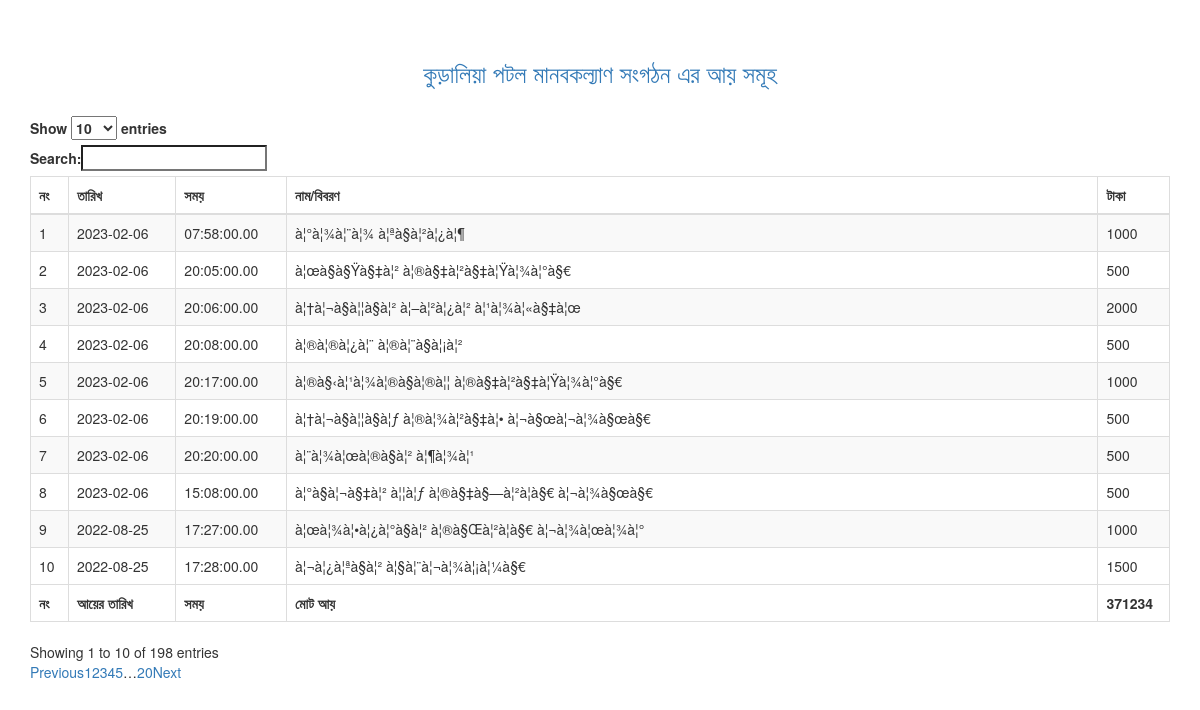
Page /total_income.php on the committed database.
### tables this page shows
CREATE TABLE `found_tb` (
  `id` int(255) NOT NULL,
  `years` varchar(255) NOT NULL,
  `month_n` varchar(255) NOT NULL,
  `date_m` date NOT NULL,
  `time_t` time(2) NOT NULL,
  `name_dita` varchar(255) NOT NULL,
  `money_d` varchar(255) NOT NULL
);

### total_income.php (the view, shortened to what this page needs)
<!DOCTYPE html>
<html>
     <head>
          <link rel="stylesheet" href="https://maxcdn.bootstrapcdn.com/bootstrap/3.3.6/css/bootstrap.min.css" />
          <link rel="stylesheet" href="https://cdn.datatables.net/1.10.12/css/dataTables.bootstrap.min.css" />
     </head>
     <body>
          <br /><br />
          <div class="container">
          <h3 class="link"  align="center"><a class="link" href="index.php">কুড়ালিয়া পটল মানবকল্যাণ সংগঠন এর আয় সমূহ</a></h3>
               <br />
               <div class="table-responsive">
                    <table id="employee_data" class="table table-striped table-bordered">
                    <thead>
                           <tr>
                               <th>নং</th>
                               <th>তারিখ</th>
                               <th>সময়</th>
                               <th>নাম/বিবরণ</th>
                               <th>টাকা</th>
                           </tr>
                       </thead>
                       <tbody>
                           <?php
                           require 'admin/dbcon.php';
                           $query = "SELECT * FROM found_tb ORDER BY date_m DESC";
                           $query_run = mysqli_query($con, $query);
                           if(mysqli_num_rows($query_run) > 0)
                           {
                               foreach($query_run as $key=>$row)
                               {
                                   ?>
                                   <tr>
                                       <td><?= ++$key ?></td>
                                       <td><?= $row['date_m'] ?></td>
                                       <td><?= $row['time_t'] ?></td>
                                       <td><?= $row['name_dita'] ?></td>
                                       <td><?= $row['money_d'] ?></td>
                                   </tr>
                                   <?php
                               }
                           }
                           $query ="SELECT SUM(money_d) AS total_add FROM found_tb";
                           $query_result = mysqli_query($con,$query);
                           ?>
                       </tbody>
                       <tfoot>
                           <?php while($roq = mysqli_fetch_assoc($query_result)):?>
                           <tr>
                               <th>নং</th>
                               <th>আয়ের তারিখ</th>
                               <th>সময়</th>
                               <th>মোট আয়</th>
                               <th><?php echo $roq['total_add'] ?></th>
                           </tr>
                           <?php endwhile;?>
                       </tfoot>
                    </table>
               </div>
          </div>
     </body>
</html>

### total_income.php (style rules this page uses)
.link a { text-decoration:none; }

### rows in the picture
found_tb: date_m "2023-02-06", time_t "07:58:00.00", name_dita "à¦°à¦¾à¦¨à¦¾ à¦ªà§à¦²à¦¿à¦¶", money_d "1000"
found_tb: date_m "2023-02-06", time_t "20:05:00.00", name_dita "à¦œà§à§Ÿà§‡à¦² à¦®à§‡à¦²à§‡à¦Ÿà¦¾à¦°à§€", money_d "500"
found_tb: date_m "2023-02-06", time_t "20:06:00.00", name_dita "à¦†à¦¬à§à¦¦à§à¦² à¦–à¦²à¦¿à¦² à¦¹à¦¾à¦«à§‡à¦œ", money_d "2000"
found_tb: date_m "2023-02-06", time_t "20:08:00.00", name_dita "à¦®à¦®à¦¿à¦¨ à¦®à¦¨à§à¦¡à¦²", money_d "500"
found_tb: date_m "2023-02-06", time_t "20:17:00.00", name_dita "à¦®à§‹à¦¹à¦¾à¦®à§à¦®à¦¦ à¦®à§‡à¦²à§‡à¦Ÿà¦¾à¦°à§€", money_d "1000"
found_tb: date_m "2023-02-06", time_t "20:19:00.00", name_dita "à¦†à¦¬à§à¦¦à§à¦ƒ à¦®à¦¾à¦²à§‡à¦• à¦¬à§œà¦¬à¦¾à§œà§€", money_d "500"
found_tb: date_m "2023-02-06", time_t "20:20:00.00", name_dita "à¦¨à¦¾à¦œà¦®à§à¦² à¦¶à¦¾à¦¹", money_d "500"
found_tb: date_m "2023-02-06", time_t "15:08:00.00", name_dita "à¦°à§à¦¬à§‡à¦² à¦¦à¦ƒ à¦®à§‡à§—à¦²à¦­à§€ à¦¬à¦¾à§œà§€", money_d "500"
found_tb: date_m "2022-08-25", time_t "17:27:00.00", name_dita "à¦œà¦¾à¦•à¦¿à¦°à§à¦² à¦®à§Œà¦²à¦­à§€ à¦¬à¦¾à¦œà¦¾à¦°", money_d "1000"
found_tb: date_m "2022-08-25", time_t "17:28:00.00", name_dita "à¦¬à¦¿à¦ªà§à¦² à¦§à¦¨à¦¬à¦¾à¦¡à¦¼à§€", money_d "1500"

### other values in the picture
$roq['total_add'] "371234"
